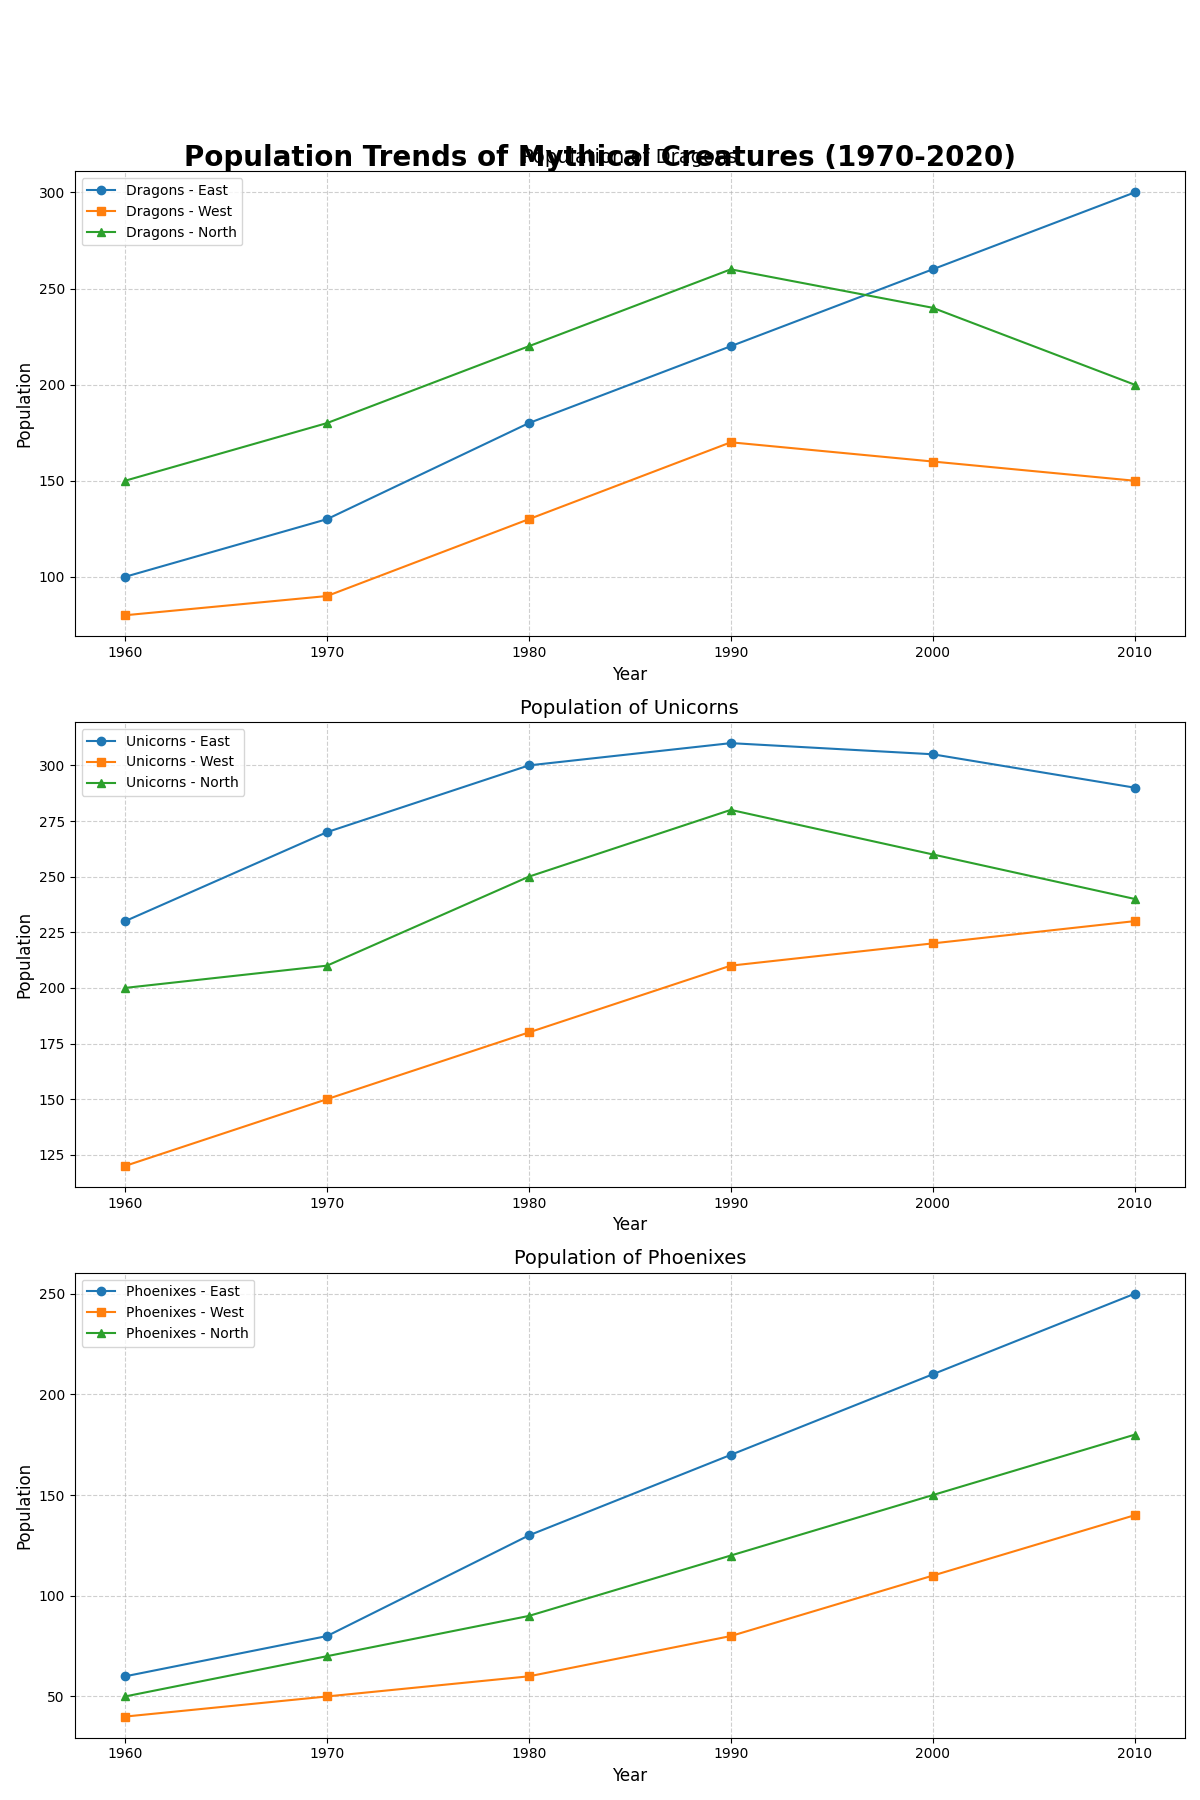

Python code for this plot:
import matplotlib.pyplot as plt
import numpy as np

years = np.arange(1960, 2020, 10)

# Population data for Dragons in various regions
dragons_north = [150, 180, 220, 260, 240, 200]
dragons_east = [100, 130, 180, 220, 260, 300]
dragons_west = [80, 90, 130, 170, 160, 150]

# Population data for Unicorns in various regions
unicorns_north = [200, 210, 250, 280, 260, 240]
unicorns_east = [230, 270, 300, 310, 305, 290]
unicorns_west = [120, 150, 180, 210, 220, 230]

# Population data for Phoenixes in various regions
phoenixes_north = [50, 70, 90, 120, 150, 180]
phoenixes_east = [60, 80, 130, 170, 210, 250]
phoenixes_west = [40, 50, 60, 80, 110, 140]

# Function to create plots for a creature across regions with shuffled colors
def plot_creature(ax, years, data_north, data_east, data_west, creature_name):
    ax.plot(years, data_east, label=f'{creature_name} - East', marker='o')
    ax.plot(years, data_west, label=f'{creature_name} - West', marker='s')
    ax.plot(years, data_north, label=f'{creature_name} - North', marker='^')
    ax.set_title(f'Population of {creature_name}', fontsize=14)
    ax.set_xlabel('Year', fontsize=12)
    ax.set_ylabel('Population', fontsize=12)
    ax.legend(loc='upper left', fontsize=10)
    ax.grid(True, linestyle='--', alpha=0.6)

# Set up the figure with 3x1 subplots
fig, axes = plt.subplots(3, 1, figsize=(12, 18))

# Plot each creature using the shuffled function
plot_creature(axes[0], years, dragons_north, dragons_east, dragons_west, 'Dragons')
plot_creature(axes[1], years, unicorns_north, unicorns_east, unicorns_west, 'Unicorns')
plot_creature(axes[2], years, phoenixes_north, phoenixes_east, phoenixes_west, 'Phoenixes')

# Main title and layout adjustments
fig.suptitle('Population Trends of Mythical Creatures (1970-2020)', fontsize=20, fontweight='bold', y=0.92)
plt.tight_layout(rect=[0, 0, 1, 0.95])

# Display the plot
plt.show()
